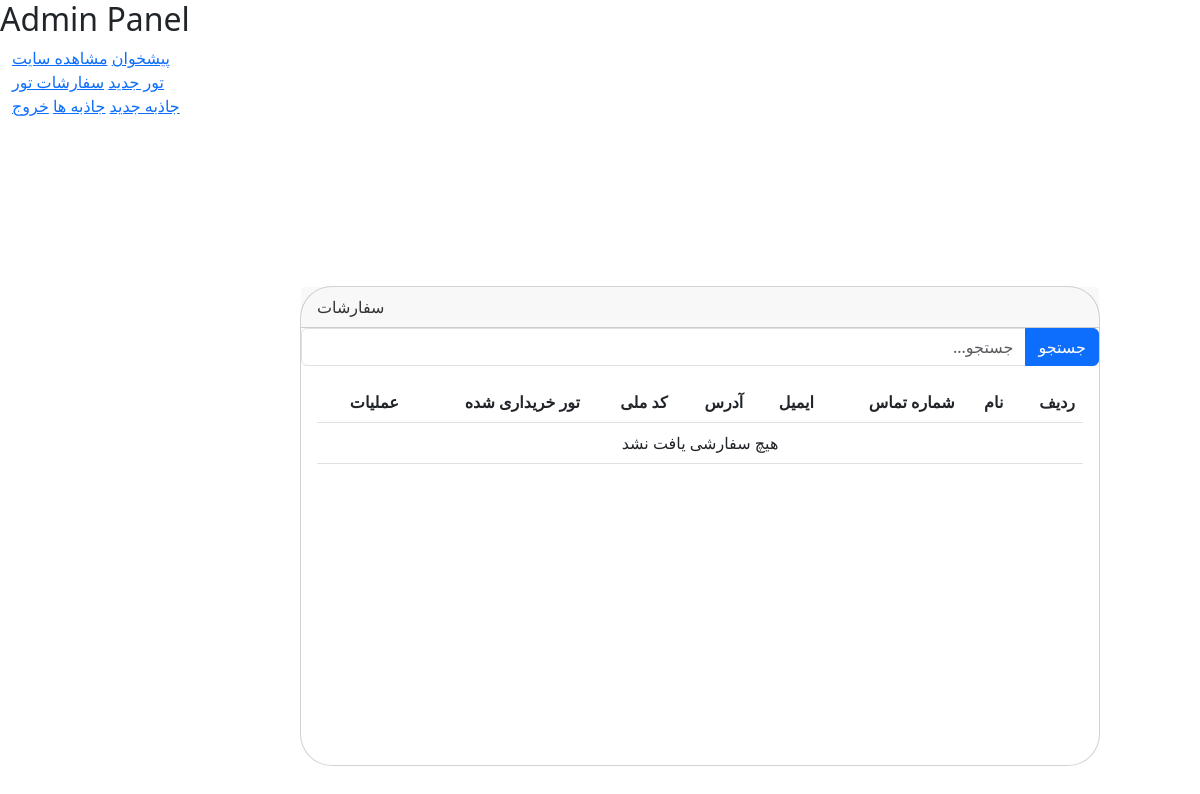
The page /php/orders.php on the database as committed earlier.
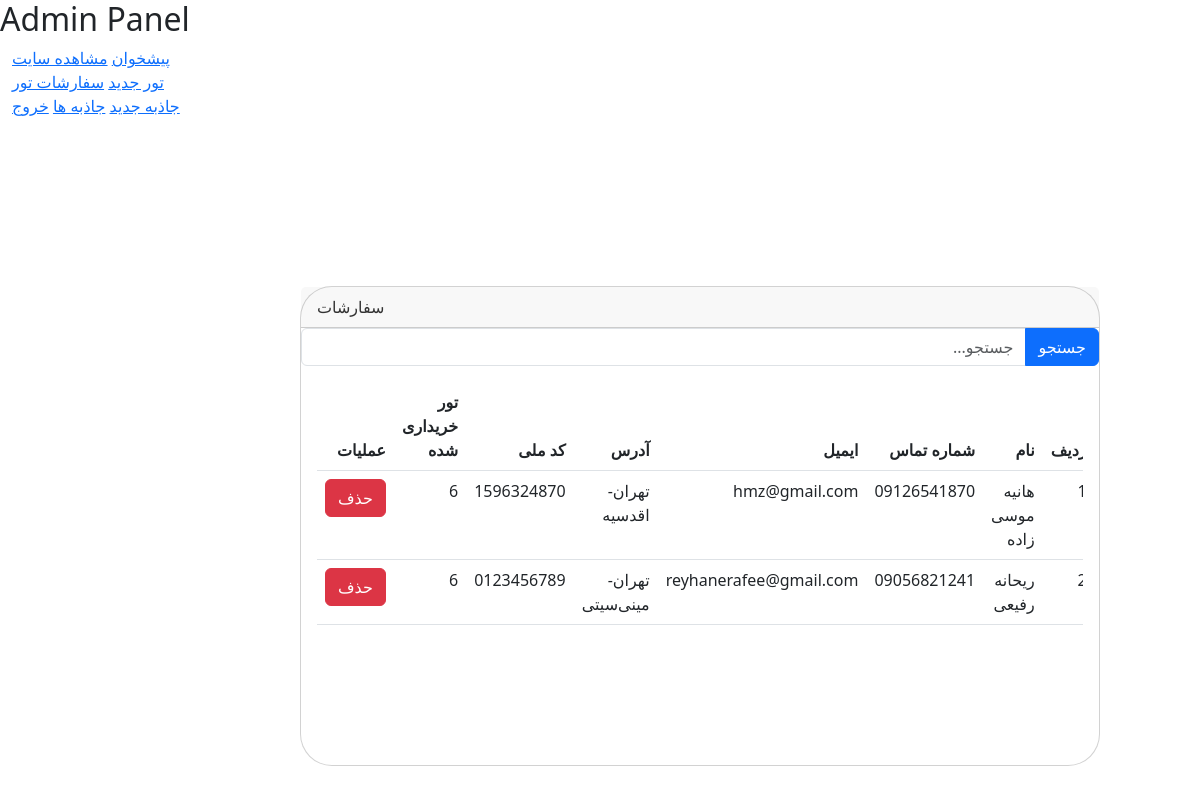
The same page on the database as committed later.
### tables this page shows
CREATE TABLE `orders` (
  `o_id` int(11) NOT NULL,
  `name` varchar(100) NOT NULL,
  `email` varchar(100) NOT NULL,
  `phone` varchar(11) NOT NULL,
  `address` text NOT NULL,
  `code` varchar(20) NOT NULL,
  `t_id` int(11) DEFAULT NULL,
  `user_id` int(11) DEFAULT NULL,
  `travelers` int(11) DEFAULT 1,
  `notes` text DEFAULT NULL,
  `total_price` int(11) DEFAULT NULL,
  `tracking_code` varchar(50) DEFAULT NULL,
  `status` enum('pending','paid','cancelled') DEFAULT 'pending',
  `payment_date` timestamp NULL DEFAULT NULL,
  `payment_method` varchar(50) DEFAULT NULL,
  `card_number_last4` varchar(4) DEFAULT NULL,
  `created_at` timestamp NOT NULL DEFAULT current_timestamp()
);

### php/orders.php (the view, shortened to what this page needs)
<?php
$host = "localhost";
$username = "root";
$password = "";
$dbname = "my_tourist_db";
$conn = mysqli_connect($host, $username, $password, $dbname);
mysqli_set_charset($conn, "utf8");
?>
<!DOCTYPE html>
<html lang="fa">
<head>
    <link rel="stylesheet" href="css/bootstrap.min.css">
    <link rel="stylesheet" href="style.css">
</head>
<body>
<nav class="nav top-bar">
    <h2 class="float-left">Admin Panel</h2>
</nav>
<div class="container-fluid">
    <div class="row admin-panel">
        <div class="col-2">
            <div class="list-item">
                <a href="index.html">پیشخوان</a>
                <a href="../index.html">مشاهده سایت</a>
                <a href="add-new-tour.html">تور جدید</a>
                <a href="orders.php">سفارشات تور</a>
                <a href="add-new-jazebe.html">جاذبه جدید</a>
                <a href="jazebeha.html">جاذبه ها</a>
                <a href="../php/logout.php">خروج</a>
            </div>
        </div>
        <div class="col-10">
            <div class="card mb-3">
                <div class="card-header">
                    سفارشات
                </div>
                <form action="orders.html" method="get">
                    <div class="input-group">
                        <input style="direction: rtl;" type="text" placeholder="جستجو..." name="search" class="form-control text-end">
                        <button class="btn btn-primary" name="search-btn">جستجو</button>
                    </div>
                </form>
                <div class="card-body">
                    <div class="table-responsive">
                        <table class="table float-right" style="direction: rtl">
                            <thead>
                                <tr>
                                    <th>ردیف</th>
                                    <th>نام</th>
                                    <th>شماره تماس</th>
                                    <th>ایمیل</th>
                                    <th>آدرس</th>
                                    <th>کد ملی</th>
                                    <th>تور خریداری شده</th>
                                    <th>عملیات</th>
                                </tr>
                            </thead>
                            <tbody>
                                <?php
                                $search = isset($_GET['search']) ? $_GET['search'] : '';
                                if (!empty($search)) {
                                    $sql = "SELECT * FROM orders
                                            WHERE name LIKE '%$search%'
                                            OR email LIKE '%$search%'
                                            OR phone LIKE '%$search%'
                                            OR code LIKE '%$search%'
                                            ORDER BY o_id DESC";
                                } else {
                                    $sql = "SELECT * FROM orders ORDER BY o_id DESC";
                                }
                                $result = mysqli_query($conn, $sql);
                                if ($result && mysqli_num_rows($result) > 0) {
                                    $counter = 1;
                                    while($row = mysqli_fetch_assoc($result)) {
                                        echo "<tr>";
                                        echo "<td>" . $counter . "</td>";
                                        echo "<td>" . htmlspecialchars($row['name']) . "</td>";
                                        echo "<td>" . htmlspecialchars($row['phone']) . "</td>";
                                        echo "<td>" . htmlspecialchars($row['email']) . "</td>";
                                        echo "<td>" . htmlspecialchars($row['address']) . "</td>";
                                        echo "<td>" . htmlspecialchars($row['code']) . "</td>";
                                        echo "<td>" . htmlspecialchars($row['t_id']) . "</td>";
                                        echo "<td>";
                                        echo "<a href='delete_order.php?id=" . $row['o_id'] . "' class='btn btn-danger' onclick='return confirm(\"آیا مطمئن هستید؟\")'>حذف</a>";
                                        echo "</td>";
                                        echo "</tr>";
                                        $counter++;
                                    }
                                } else {
                                    echo "<tr><td colspan='8' class='text-center'>هیچ سفارشی یافت نشد</td></tr>";
                                }
                                ?>
                            </tbody>
                        </table>
                    </div>
                </div>
            </div>
        </div>
    </div>
</div>
</body>
</html>

Rows that differ between the two databases and show on the page:
added orders: name "هانیه موسی زاده", phone "09126541870", email "hmz@gmail.com", address "تهران-اقدسیه", code "1596324870", t "6"
added orders: name "ریحانه رفیعی", phone "09056821241", email "reyhanerafee@gmail.com", address "تهران-مینی‌سیتی", code "0123456789", t "6"
Other text that changed with them:
text no longer shown: "هیچ سفارشی یافت نشد"
